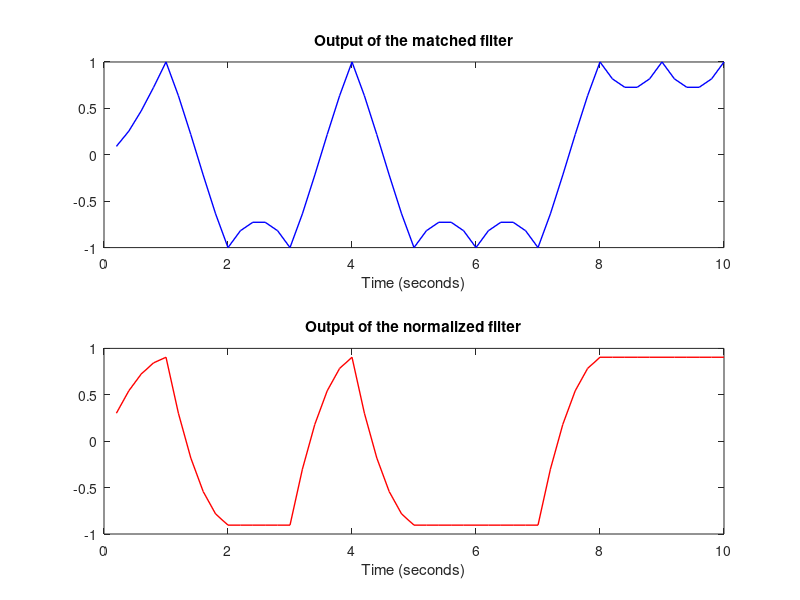
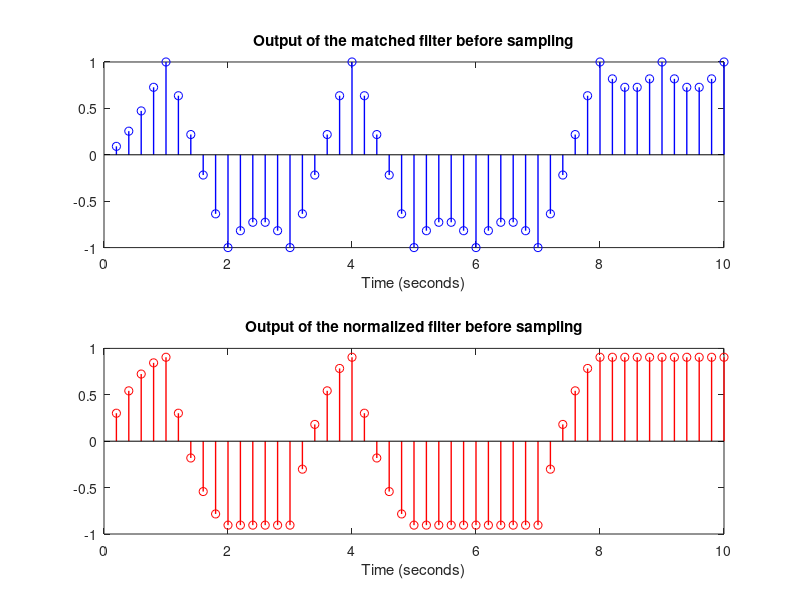
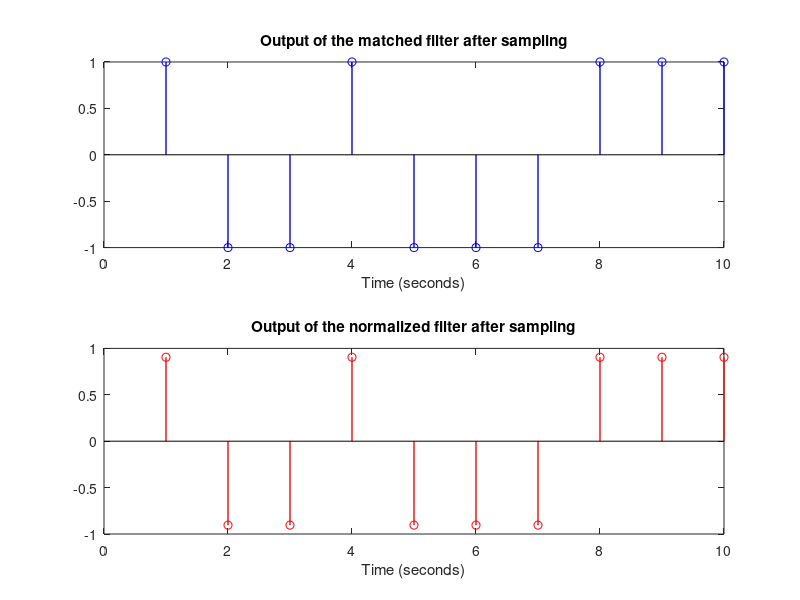
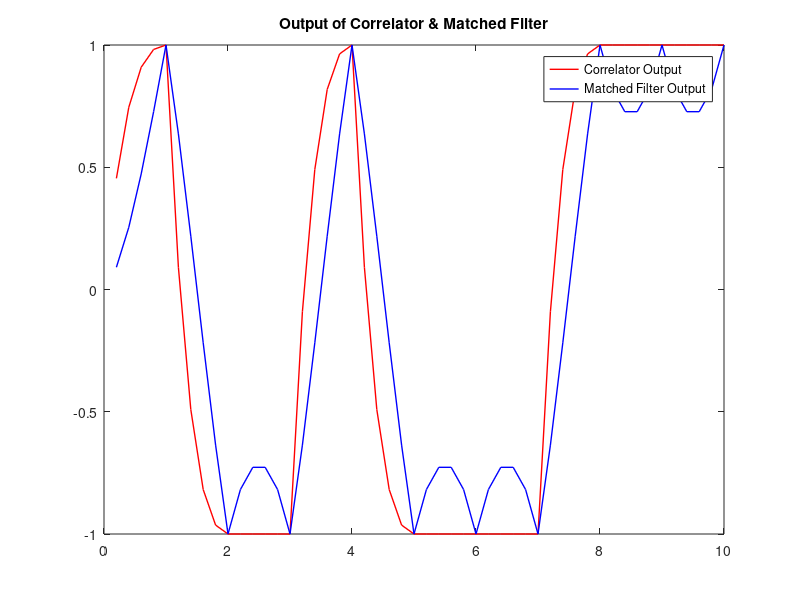

Write the MATLAB code that produced these figures, in order. (Note: this script raises an error after producing the figures.)
%% Clear Section---------------------------------
% Clear the workspace, command window, and close all figures.
% This section ensures a clean slate before running the simulations.
clear; clc; close all;

%% Random Signal Generation -------------------------------------------
% Generate a random sequence of 10 bits
randomBits = randi([0, 1], 1, 10);
randomBitsLarge = randi([0, 1], 1, 10000);

% Convert bits to bipolar (-1, +1)
bipolarSequence = (2 * randomBits - 1);
bipolarSequenceLarge = (2 * randomBitsLarge - 1);

% Upsample the sequence to sample every 200 ms
sampledSignal = upsample(bipolarSequence, 5);
sampledSignalLarge = upsample(bipolarSequenceLarge, 5); 

% Define the pulse shaping function
pulseShape = [5, 4, 3, 2, 1] / sqrt(55);

% Transmit the signal through the pulse shaping filter
transmittedSignal = conv(sampledSignal, pulseShape);
transmittedSignalLarge = conv(sampledSignalLarge, pulseShape);

% Remove zero padding introduced by convolution
transmittedSignal = transmittedSignal(:, 1:50);
transmittedSignalLarge = transmittedSignalLarge(:, 1:50000);

%% Matched Filter -----------------------------------------------------
% Generate the matched filter by flipping the pulse shaping function
matchedFilter = fliplr(pulseShape);

% Apply the matched filter to the transmitted signal
matchedFilterOutput = conv(matchedFilter, transmittedSignal);

% Sample the matched filter output every second
matchedFilterOutputSampled = matchedFilterOutput(5:5:end);

%% Normalized Filter --------------------------------------------------
% Define the coefficients for the normalized filter
normalizedFilterCoefficients = [1, 1, 1, 1, 1] / sqrt(5);

% Apply the normalized filter to the transmitted signal
normalizedFilterOutput = conv(transmittedSignal, normalizedFilterCoefficients);

% Sample the normalized filter output every second
normalizedFilterOutputSampled = normalizedFilterOutput(5:5:end);

%% Plotting -----------------------------------------------------------
% This section creates various plots to visualize the filter outputs.

% Define the time vector
time = 0.2:0.2:10;

figure;
subplot(2, 1, 1);
plot(time, matchedFilterOutput(1:50), 'b', 'linewidth', 1);
xlabel("Time (seconds)");
title("Output of the matched filter");

subplot(2, 1, 2);
plot(time, normalizedFilterOutput(1:50), 'r', 'linewidth', 1);
xlabel("Time (seconds)");
title("Output of the normalized filter");

figure;
subplot(2, 1, 1);
stem(time, matchedFilterOutput(1:50), 'b', 'linewidth', 1);
xlabel("Time (seconds)");
title("Output of the matched filter before sampling");

subplot(2, 1, 2);
stem(time, normalizedFilterOutput(1:50), 'r', 'linewidth', 1);
xlabel("Time (seconds)");
title("Output of the normalized filter before sampling");

figure;
subplot(2, 1, 1);
stem(matchedFilterOutputSampled, 'b', 'linewidth', 1);
xlabel("Time (seconds)");
title("Output of the matched filter after sampling");
subplot(2, 1, 2);
stem(normalizedFilterOutputSampled, 'r', 'linewidth', 1);
xlabel("Time (seconds)");
title("Output of the normalized filter after sampling");

%% Correlator in a Noise-Free System ---------------------------------
% Initialize variables
correlatorInput = repmat(pulseShape, 1, 10) .* transmittedSignal;
windowSize = length(pulseShape);  % Size of the pulse shape

% Preallocate correlatorOutput to its maximum possible size
correlatorOutput = zeros(1, 50);

% Calculate correlator output
for i = 1:50
    startIndex = max(1, i - windowSize + 1);
    endIndex = i;
    correlatorOutput(i) = sum(correlatorInput(startIndex:endIndex));
end

% Sample the correlator output
correlatorOutputSampled = correlatorOutput(5:5:end);

%% Plotting -----------------------------------------------------------
% This section plots the correlator and matched filter outputs.
time = 0.2:0.2:10;
figure;
plot(time,correlatorOutput, 'r', 'linewidth', 1);
hold on;
plot(time,matchedFilterOutput(1:50), 'b', 'linewidth', 1);
legend('Correlator Output', 'Matched Filter Output');
title('Output of Correlator & Matched Filter');

% Plot correlator output and matched filter output without sampling
figure;
stem(time,correlatorOutput, 'r', 'linewidth', 1);
hold on;
stem(time,matchedFilterOutput(1:50), 'b', 'linewidth', 1);
legend('Correlator Output', 'Matched Filter Output');
title('Output of Correlator & Matched Filter before Sampling');

% Plot sampled correlator output and matched filter output
figure;
stem(correlatorOutputSampled, 'r', 'linewidth', 1);
hold on;
stem(matchedFilterOutputSampled, 'b', 'linewidth', 1);
legend('Correlator Output', 'Matched Filter Output');
title('Output of Correlator & Matched Filter after Sampling');

%% Noisy Environment---------------------------------
% Generate Gaussian noise
noise = randn(1, size(transmittedSignalLarge, 2)); 

% Define noise power and signal power
EbNo = 1;
Eb = 1;

% Pre-allocate arrays to store BER values
numIterations = length(-2:5);
EbNoRatio = zeros(1, numIterations);
MF_BER_values = zeros(1, numIterations);
NF_BER_values = zeros(1, numIterations);

% Iterate through different Eb/No ratios
for j = -2:5
    EbNo = Eb / (10^(j/10)); 
    noiseScaled = noise .* sqrt(EbNo / 2);

    % Add noise to signal
    noisySignal = transmittedSignalLarge + noiseScaled; 

    % Matched filter
    matchedFilter = fliplr(pulseShape); 
    matchedFilterOutput = conv(noisySignal, matchedFilter); 

    % Normalized filter
    normalizedFilter = [5 5 5 5 5] / sqrt(125); 
    normalizedFilterOutput = conv(noisySignal, normalizedFilter); 

    % Downsample the filtered signals
    downsampledMF = matchedFilterOutput(5:5:end); 
    downsampledNF = normalizedFilterOutput(5:5:end); 

    % Thresholding for matched filter
    downsampledMF(downsampledMF < 0) = -1; 
    downsampledMF(downsampledMF > 0) = 1; 

    % Thresholding for normalized filter
    downsampledNF(downsampledNF < 0) = -1; 
    downsampledNF(downsampledNF > 0) = 1; 

    % Calculate Bit Error Rate (BER)
    [numErrorsMF, MF_BER] = symerr(downsampledMF, bipolarSequenceLarge); 
    [numErrorsNF, NF_BER] = symerr(downsampledNF, bipolarSequenceLarge); 

    % Store BER values
    EbNoRatio(j+3) = Eb/EbNo; 
    MF_BER_values(j+3) = MF_BER; 
    NF_BER_values(j+3) = NF_BER; 
end

% Calculate theoretical BER
theoreticalBER = 0.5 * erfc(sqrt(EbNoRatio)); 

%% Plotting -----------------------------------------------------------
% This section plots the BER results.

figure; 
semilogy(-2:5, MF_BER_values, 'b', 'linewidth', 1); 
hold on; 
semilogy(-2:5, NF_BER_values, 'r', 'linewidth', 1); 
hold on; 
semilogy(-2:5, theoreticalBER, 'g', 'linewidth', 1); 
xlabel('Eb/No'); 
ylabel('BER'); 
legend('MF BER', 'NF BER', 'Theoretical BER'); 
title('Matched Filter BER, Normalized Filter BER & Theoretical BER');

%% ISI & Raised Cosine----------------------------------------------------
% Define roll-off factors [0 0 1 1]
rollOffFactors = [0, 0, 1, 1];

% Define delays [2 8 2 8]
delays = [2, 8, 2, 8];

% Generate random bit sequence
randomBits = randi([0, 1], 1, 100);

% Map the data from [0, 1] to [-1, 1]
mappedData = ((2 * randomBits) - 1) * 1;

% Introduce more data (zeros) to upsample the data to higher sampling rate
upsampledData = upsample(mappedData, 5);

% Loop through different roll-off factors and delays
for i = 1:4

    % Get the numerator and denominator of the raised cosine transfer function
    h = rcosdesign(rollOffFactors(i), delays(i) * 5, 5, 'sqrt');

    % Apply the transfer function to the data
    filteredTransmittedSignal = filter(h, 1, upsampledData);

    % Plot the eye pattern at transmitter
    eyediagram(filteredTransmittedSignal, 10);
    title('Eye Diagram at Transmitter');
    xlabel('Time');
    ylabel('Amplitude');
    figure;

    % Plot the raised cosine pulse shape
    plot(rcosdesign(rollOffFactors(i), delays(i) * 5, 5, 'sqrt'));
    title(sprintf('Raised Cosine Pulse Shape (Roll-off: %.5f, Delay: %d)', rollOffFactors(i), delays(i)));
    xlabel('Time');
    ylabel('Amplitude');
    figure;

    % Apply matched filter
    filteredReceivedSignal = filter(h, 1, filteredTransmittedSignal);

    % Plot the eye pattern at receiver
    eyediagram(filteredReceivedSignal, 10);
    title('Eye Diagram at Receiver');
    xlabel('Time');
    ylabel('Amplitude');
    figure;

    % Plot the matched filter (squared raised cosine)
    plot(rcosdesign(rollOffFactors(i), delays(i) * 5, 5, 'sqrt') .* rcosdesign(rollOffFactors(i), delays(i) * 5, 5, 'sqrt'));
    title(sprintf('Matched Filter (Roll-off: %.5f, Delay: %d)', rollOffFactors(i), delays(i)));
    xlabel('Time');
    ylabel('Amplitude');
    figure;

    % Plot frequency response of transmitted signal
    frequencyResponseTx = fftshift(abs(fft(filteredTransmittedSignal, length(filteredTransmittedSignal))));
    n = -length(filteredTransmittedSignal) / 2 : length(filteredTransmittedSignal) / 2 - 1;
    plot(n, frequencyResponseTx);
    title(sprintf('Frequency Response at Transmitter (Roll-off: %.5f, Delay: %d)', rollOffFactors(i), delays(i)));
    xlabel('Frequency');
    ylabel('Amplitude');
    figure;

    % Plot frequency response of received signal
    frequencyResponseRx = fftshift(abs(fft(filteredReceivedSignal, length(filteredReceivedSignal))));
    n = -length(filteredReceivedSignal) / 2 : length(filteredReceivedSignal) / 2 - 1;
    plot(n, frequencyResponseRx);
    title(sprintf('Frequency Response at Receiver (Roll-off: %.5f, Delay: %d)', rollOffFactors(i), delays(i)));
    xlabel('Frequency');
    ylabel('Amplitude');
    figure;
end